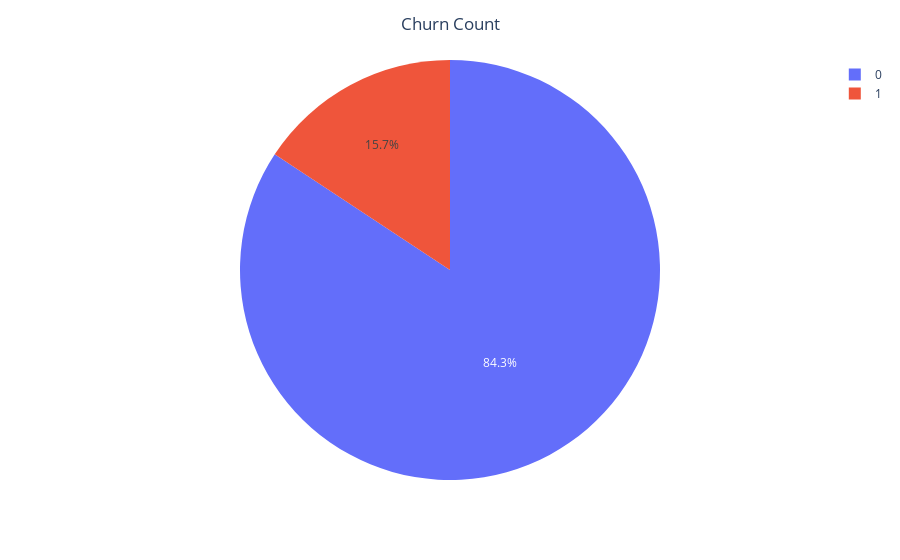

The cell this chart's notebook holds for it:
### Markdown cell above
# Explanatory Data Analysis

### Code cell
import plotly.express as px

# Create a pie chart using plotly
fig = px.pie(df, names="Churn")

# Adding title to the plot and centering it
fig.update_layout(title={'text': "Churn Count", 'x': 0.5})

# Saving the plot with high resolution
fig.write_image("churn_count.png", engine="kaleido", scale=2)

fig.show()

### Figure 1 — Plotly figure (JSON) as saved in the notebook; plotly's stock layout.template omitted (floating-point values rounded to 4 significant figures; data arrays with more than 128 entries replaced by an {"elided": "..."} marker saying what was removed)
{"data": [{"domain": {"x": [0, 1], "y": [0, 1]}, "hovertemplate": "Churn=%{label}<extra></extra>", "labels": {"elided": "3150 int values"}, "legendgroup": "", "name": "", "showlegend": true, "type": "pie"}], "layout": {"legend": {"tracegroupgap": 0}, "margin": {"t": 60}, "title": {"text": "Churn Count", "x": 0.5}}}
